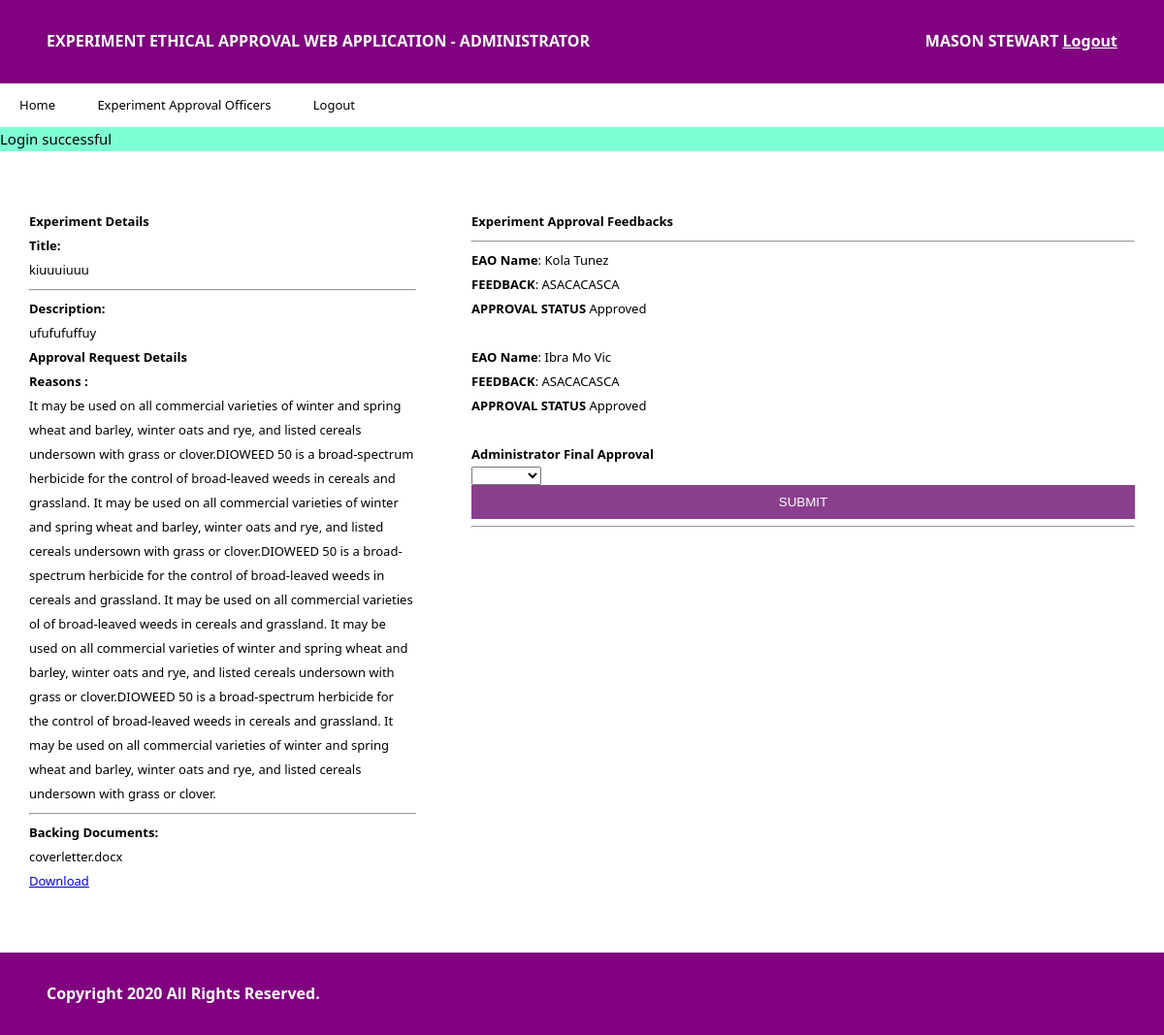
Page /administrator/view-eao-approval-details.php?experiment_id=14&id=11 (signed in) on the committed database.
### tables this page shows
CREATE TABLE `submitted_requests` (
  `id` int(10) NOT NULL,
  `student_id` varchar(20) NOT NULL,
  `experiment_id` int(10) NOT NULL,
  `reasons` text NOT NULL,
  `file_location` text NOT NULL,
  `created_at` timestamp NOT NULL DEFAULT current_timestamp()
);

CREATE TABLE `experiments` (
  `id` int(11) NOT NULL,
  `student_id` int(11) NOT NULL,
  `title` varchar(255) NOT NULL,
  `description` text NOT NULL,
  `approval_status` int(1) NOT NULL DEFAULT 0,
  `created_at` timestamp NOT NULL DEFAULT current_timestamp()
);

CREATE TABLE `approval_request_eao` (
  `id` int(11) NOT NULL,
  `request_id` int(11) NOT NULL,
  `eao_id` int(11) NOT NULL,
  `created_at` timestamp NOT NULL DEFAULT current_timestamp()
);

CREATE TABLE `experiment_approval_officers` (
  `id` int(11) NOT NULL,
  `staff_id` varchar(10) NOT NULL,
  `name` varchar(30) NOT NULL,
  `email` varchar(30) NOT NULL,
  `password` varchar(255) NOT NULL,
  `created_at` timestamp NOT NULL DEFAULT current_timestamp()
);

CREATE TABLE `eao_feedbacks` (
  `id` int(11) NOT NULL,
  `request_id` int(11) NOT NULL,
  `eao_id` int(11) NOT NULL,
  `feedback` text NOT NULL,
  `status` int(1) NOT NULL,
  `created_at` timestamp NOT NULL DEFAULT current_timestamp()
);

### administrator/view-eao-approval-details.php (the view, shortened to what this page needs)
<?php
require "../db/db.php";
$id = $_GET['experiment_id'];
$request_id = $_GET['id'];
$submitted_requests = mysqli_query($connection, "SELECT students.id AS sid, submitted_requests.id AS srid, experiments.id AS eid, students.*, experiments.*, submitted_requests.* FROM `submitted_requests` LEFT JOIN experiments ON submitted_requests.experiment_id = experiments.id LEFT JOIN students ON submitted_requests.student_id = students.student_id WHERE experiments.id = '$id'");
$query = mysqli_query($connection, "SELECT * FROM approval_request_eao LEFT JOIN experiment_approval_officers ON approval_request_eao.eao_id = experiment_approval_officers.staff_id LEFT JOIN eao_feedbacks ON approval_request_eao.request_id = eao_feedbacks.request_id WHERE approval_request_eao.request_id = '$request_id'");
?>
<html>
<head>
    <link rel="stylesheet" href="../css/reset.css">
    <link rel="stylesheet" href="../css/app.css">
</head>
<body>
<header>
    <div class="left">
        EXPERIMENT ETHICAL APPROVAL WEB APPLICATION - ADMINISTRATOR
    </div>
    <div class="right">
        <?php
        echo strtoupper($_SESSION['name']);
        ?>
        <a href="logout.php"> Logout </a>
    </div>
    <div class="clear"></div>
</header>
<nav>
    <ul>
        <li><a href="home.php"> Home </a></li>
        <li><a href="eaos.php"> Experiment Approval Officers </a></li>
        <li><a href="logout.php"> Logout </a></li>
    </ul>
</nav>
<div class="status">
    <?php
    if (isset($_SESSION['success'])) {
        echo $_SESSION['success'];
    }
    ?>
</div>
<main style="margin-top: 60px">
    <?php while ($row = mysqli_fetch_array($submitted_requests)) { ?>
        <div class="main-left">
            <h5 style="font-weight: bold;"><b>Experiment Details</b></h5>
            <p><b>Title:</b> <br>
                <?php echo $row['title']; ?>
            </p>
            <hr>
            <p><b>Description:</b> <br>
                <?php echo $row['description']; ?>
            </p>
            <h5 style="font-weight: bold;"><b>Approval Request Details</b></h5>
            <p><b> Reasons :</b> <br>
                <?php echo $row['reasons']; ?>
            </p>
            <hr>
            <p><b>Backing Documents:</b> <br>
                <?php echo $row['file_location']; ?> <br> <a href="../documents/<?php echo $row['file_location'] ?>">
                    Download </a>
            </p>
        </div>
        <div class="main-right">
            <b>Experiment Approval Feedbacks</b>
            <hr>
            <?php while($p = mysqli_fetch_array($query)){?>
                <b>EAO Name</b>: <?php echo $p['name']; ?> <br>
                <b>FEEDBACK</b>: <?php echo $p['feedback']; ?><br>
                <b>APPROVAL STATUS</b> <?php echo $p['status'] ? 'Approved' : 'Rejected'; ?>
                <br><br>
            <?php }?>
            <b>Administrator Final Approval</b>
            <form action="utils/final-approval.php" method="post">
                <select name="status" required>
                    <option value="" selected></option>
                    <option value="1"> Approve </option>
                </select> <br>
                <input type="submit" value="SUBMIT">
            </form>
            <hr>
        </div>
    <?php } ?>
    <div class="clear"></div>
</main>
<footer>
    Copyright <?php echo date('Y'); ?> All Rights Reserved.
</footer>
</body>
</html>

### css/app.css (style rules this page uses)
body { background-color: #FFF; color: white; font-size: 13px; line-height: 25px; font-family: "Segoe UI"; }
main { width: 95%; height: auto; margin: 0px auto 60px auto; color: black; }
header, footer { width: 92%; height: auto; padding: 30px 4%; background-color: #800080; color: white; font-size: 16px; font-weight: bold; }
nav { width: 100%; height: auto; margin: auto; }
nav ul { list-style-type: none; }
nav ul li { display: inline-block; margin: 10px 20px; }
nav ul li a { text-decoration: none; color: #000; }
header a, footer a { color: white; }
.left { float: left; }
.clear { clear: both; height: 1px; width: 100%; }
.right { float: right; text-align: right; }
input[type="submit"] { width: 100%; height: 35px; cursor: pointer; color: white; background-color: #8A3F8D; border: none; }
.status { font-size: 15px; color: black; background-color: aquamarine; }
.main-left { width: 35%; float: left; color: black !important; }
.main-right { width: 60%; float: right; }

### rows in the picture
submitted_requests: experiment.title "kiuuuiuuu", experiment.description "ufufufuffuy", reasons "It may be used on all commercial varieties of winter and spring wheat and barley, winter oats and rye, and listed cereals undersown with grass or clover.DIOWEED 50 is a broad-spectrum herbicide for the control of broad-leaved weeds in cereals and grassland. It may be used on all commercial varieties of winter and spring wheat and barley, winter oats and rye, and listed cereals undersown with grass or clover.DIOWEED 50 is a broad-spectrum herbicide for the control of broad-leaved weeds in cereals and grassland. It may be used on all commercial varieties ol of broad-leaved weeds in cereals and grassland. It may be used on all commercial varieties of winter and spring wheat and barley, winter…", file_location "coverletter.docx"
approval_request_eao: experiment_approval_officers.name "Kola Tunez", eao_feedbacks.feedback "ASACACASCA"
approval_request_eao: experiment_approval_officers.name "Ibra Mo Vic", eao_feedbacks.feedback "ASACACASCA"

### other values in the picture
$_SESSION['name'] "MASON STEWART"
$_SESSION['success'] "Login successful"
